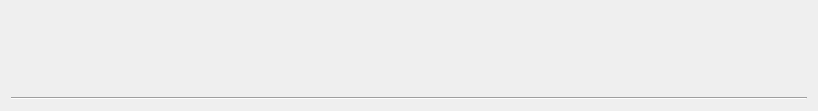
<?xml version="1.0" encoding="UTF-8"?>
<ui version="4.0">
 <class>SpecialLayoutPanelWidget</class>
 <widget class="QWidget" name="SpecialLayoutPanelWidget">
  <property name="geometry">
   <rect>
    <x>0</x>
    <y>0</y>
    <width>818</width>
    <height>111</height>
   </rect>
  </property>
  <layout class="QVBoxLayout" name="verticalLayout_2" stretch="1,0,0">
   <item>
    <layout class="QHBoxLayout" name="buttonsLayout">
     <item>
      <widget class="QLabel" name="captionLabel">
       <property name="font">
        <font>
         <pointsize>24</pointsize>
        </font>
       </property>
       <property name="text">
        <string>&lt;Some Caption&gt;</string>
       </property>
      </widget>
     </item>
     <item>
      <spacer name="horizontalSpacer">
       <property name="orientation">
        <enum>Qt::Horizontal</enum>
       </property>
       <property name="sizeHint" stdset="0">
        <size>
         <width>40</width>
         <height>20</height>
        </size>
       </property>
      </spacer>
     </item>
    </layout>
   </item>
   <item>
    <widget class="QLabel" name="descriptionLabel">
     <property name="text">
      <string>&lt;Some description&gt;</string>
     </property>
    </widget>
   </item>
   <item>
    <widget class="Line" name="line">
     <property name="orientation">
      <enum>Qt::Horizontal</enum>
     </property>
    </widget>
   </item>
  </layout>
 </widget>
 <resources/>
 <connections/>
</ui>
